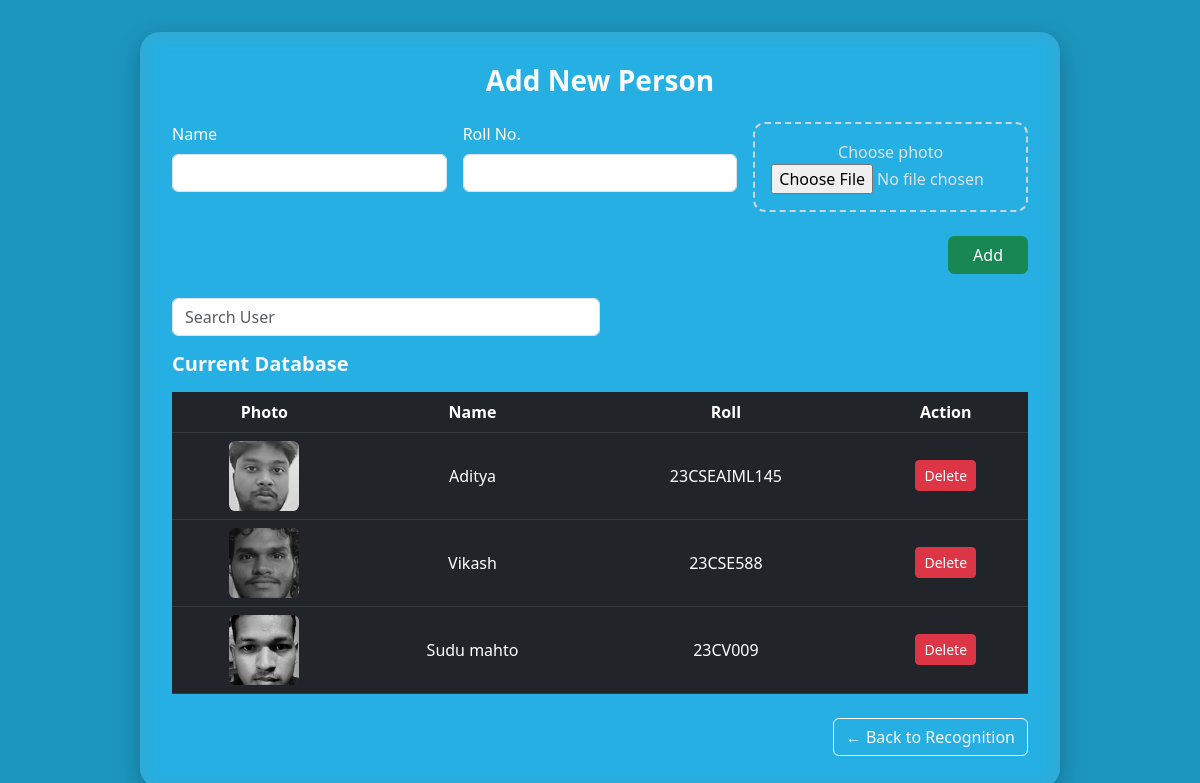
The page /add_face (signed in) on the database its author committed.
### app.py (models this page shows, shortened)
class FaceUser(db.Model):
    id = db.Column(db.Integer, primary_key=True)
    name = db.Column(db.String,  nullable=False)
    roll = db.Column(db.String,  unique=True, nullable=False)
    encoding = db.Column(db.LargeBinary, nullable=False)

### app.py (the view, shortened to what this page needs)
@app.route("/add_face", methods=["GET", "POST"])
@admin_required
def add_face():
    return render_template("add_user.html", users=FaceUser.query.all())

### app.py (called while the page is built)
def admin_required(f):
    @wraps(f)
    def wrapper(*a, **kw):
        return f(*a, **kw) if session.get("admin") else redirect(url_for("login"))
    return wrapper

### templates/add_user.html (shortened to what this page needs)
<!DOCTYPE html>
<html lang="en">
<head>
  <link href="https://cdn.jsdelivr.net/npm/bootstrap@5.3.0/dist/css/bootstrap.min.css" rel="stylesheet">
</head>
<body>
<div class="glass">
  <h3 class="text-center text-light fw-semibold mb-4">Add New Person</h3>
  <form class="row g-3 mb-4" method="post" enctype="multipart/form-data">
    <div class="col-md-4">
      <label class="form-label">Name</label>
      <input class="form-control" name="name" required>
    </div>
    <div class="col-md-4">
      <label class="form-label">Roll No.</label>
      <input class="form-control" name="roll" required>
    </div>
    <div class="col-md-4">
      <label class="form-label w-100 file-label">
        <span class="d-block">Choose photo</span>
        <input type="file" name="image" accept="image/*" required>
      </label>
    </div>
    <div class="col-12 text-end">
      <button class="btn btn-success px-4">Add</button>
    </div>
  </form>
  <h5 class="text-light fw-semibold mb-3">Current Database</h5>
  {% if users %}
  <div class="table-responsive">
    <table class="table table-dark table-hover align-middle text-center mb-4">
      <thead>
        <tr><th scope="col">Photo</th><th>Name</th><th>Roll</th><th>Action</th></tr>
      </thead>
      <tbody>
        {% for user in users %}
<tr>
  <td><img class="thumb"
           src="{{ url_for('static', filename='user_images/' + user.roll + '.jpg') }}"
           alt=""></td>
  <td>{{ user.name }}</td>
  <td>{{ user.roll }}</td>
  <td>
    <form action="{{ url_for('delete_face', roll=user.roll) }}" method="post"
          onsubmit="return confirm('Delete {{ user.name }}?');">
      <button class="btn btn-sm btn-danger">Delete</button>
    </form>
  </td>
</tr>
{% endfor %}
      </tbody>
    </table>
  </div>
  {% else %}
    <p class="text-light">No users in database.</p>
  {% endif %}
  <div class="text-end">
    <a href="{{url_for('index')}}" class="btn btn-outline-light">← Back to Recognition</a>
  </div>
</div>
</body>
</html>

### templates/add_user.html (style rules this page uses)
body { background:rgba(28, 150, 191, 1); min-height:100vh; margin:0; padding:2rem 1rem; display:flex; flex-direction:column; align-items:center; color:#fff; font-family:system-ui,Segoe UI,Roboto,sans-serif; }
.glass { width:clamp(320px,95vw,920px); backdrop-filter:blur(10px) saturate(150%); background:rgba(255,255,255,.15); border-radius:1.25rem; box-shadow:0 8px 24px rgba(0,0,0,.25); padding:2rem; }
.file-label { position:relative; border:2px dashed #ced4da; border-radius:.75rem; padding:1rem; text-align:center; color:#dee2e6; }
.thumb { width:70px; height:70px; object-fit:cover; border-radius:.4rem; }

### rows shown on the page
FaceUser: roll (picture), name "Aditya", roll "23CSEAIML145"
FaceUser: roll (picture), name "Vikash", roll "23CSE588"
FaceUser: roll (picture), name "Sudu mahto", roll "23CV009"
